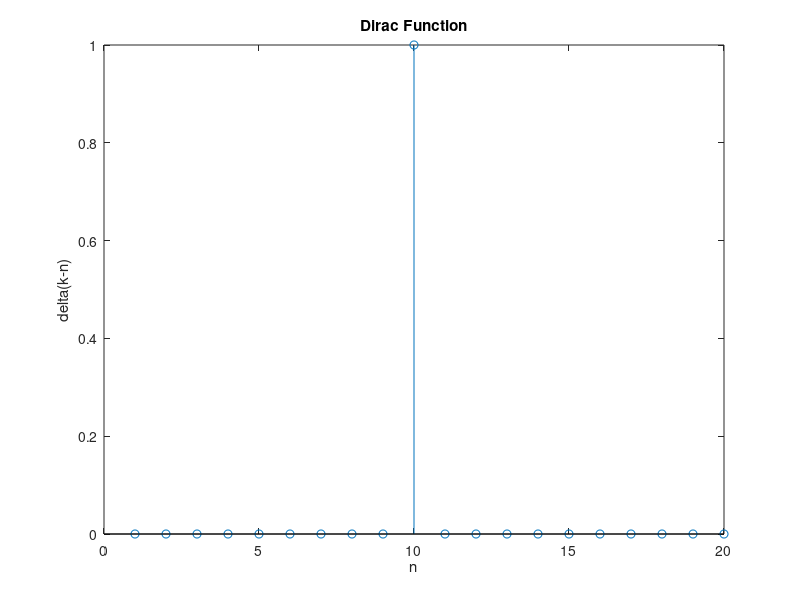
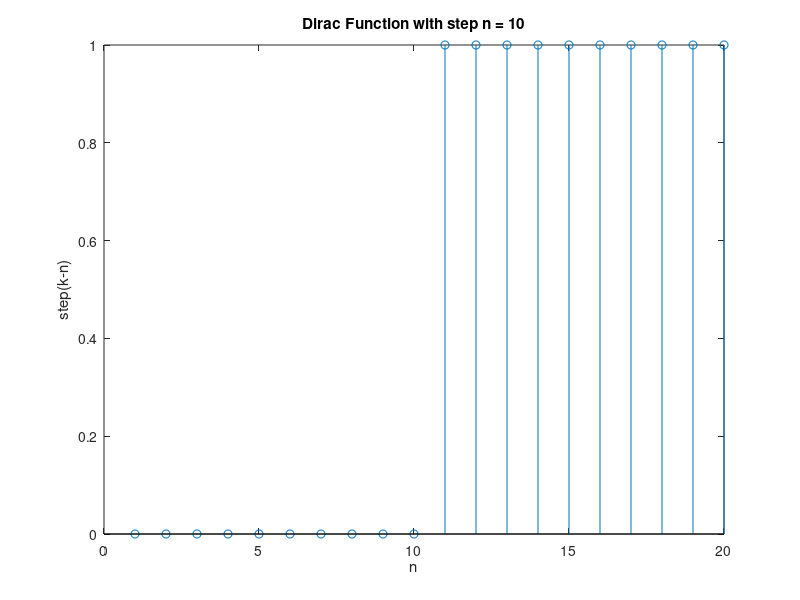
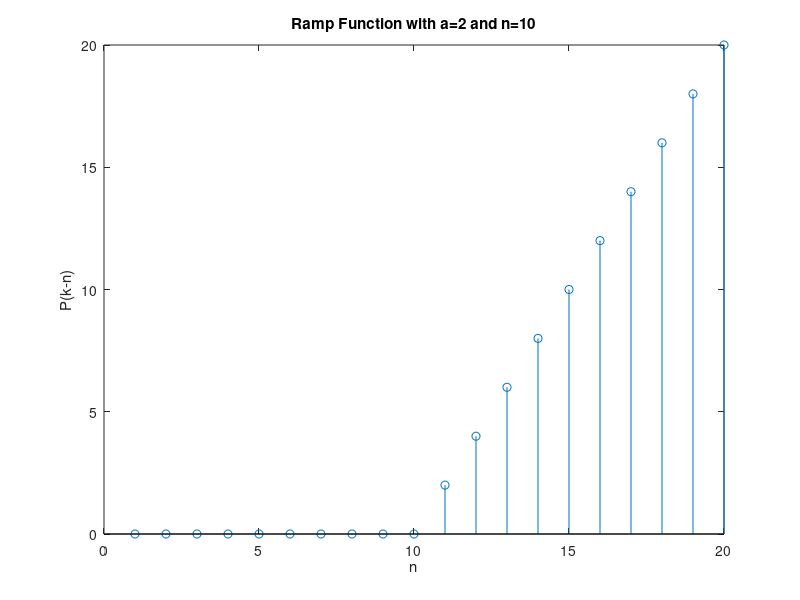
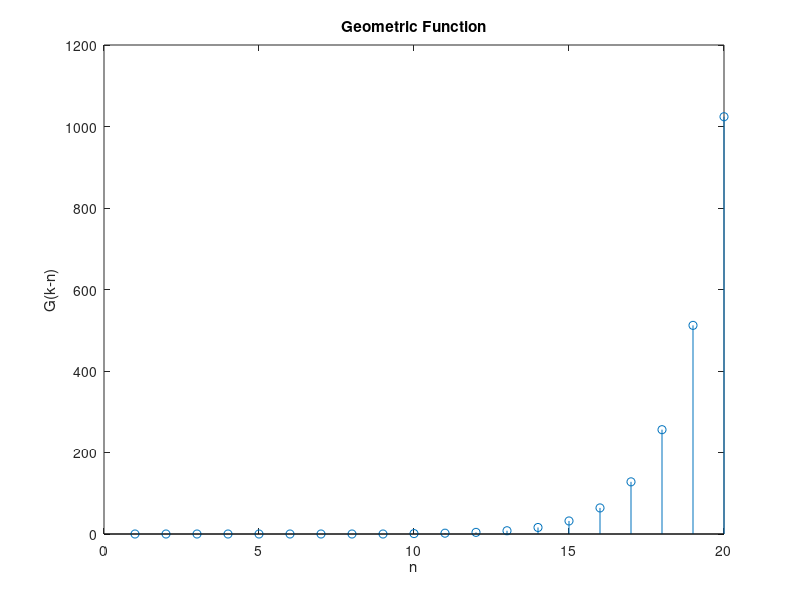

Recreate these plots in MATLAB, in order.

function Lab1()  %Displaying all the functions
   N=20;
   n=0;
   a=1;
%%%% Question : 1.1 
    %Using n=0 here in this function to check if the warning appears or not
    y1 = Dirac(0,20);  %Dirac Function 
    figure(1); stem(y1);
    title('Dirac Function')  %Plotting Dirac Function 
    xlabel('n')
    ylabel('delta(k-n)')
    
    y11 = Dirac(10,20);  %Dirac Function 
    figure(1); stem(y11);
    title('Dirac Function')  %Plotting Dirac Function 
    xlabel('n')
    ylabel('delta(k-n)')

%%%% Question : 1.2   
    y2 = step(10,20);  %Dirac Function with Step
    figure(2); stem(y2);
    title('Dirac Function with step n = 10')   %Plotting Dirac Function with Step
    xlabel('n')
    ylabel('step(k-n)')
    
%%%% Question : 1.3
    y3 = ramp(2,10,20);  %Ramp Function 
    figure(3); stem(y3);
    title('Ramp Function with a=2 and n=10')   %Plotting Ramp Function 
    xlabel('n')
    ylabel('P(k-n)')
    
%%%% Question : 1.4
    y4 = geo(2,10,20);  % Geometric Function
    figure(4); stem(y4);
    title('Geometric Function')   %Plotting Geometric Function
    xlabel('n')
    ylabel('G(k-n)')
    
%%%% Question : 1.5
    y5 = box(3,10,20);  % BOX Function
    figure(5); stem(y5);
    title('BOX Function')   %Plotting BOX Function 
    xlabel('n')
    ylabel('B(k-n)')
    
%%%% Question : 1.6
    y6_a = sinfunc(1,10,100);  % Sin Function
    figure(6); stem(y6_a);
    title('Sin Function with period 1 of frequency 10hz and sampling Frequncy 100')   %Plotting Sin Function 
    xlabel('n')
    ylabel('sin(2*pi*f*t)')
    
    y6_b = sinfunc(2,10,1000);  % Sin Function
    figure(7); stem(y6_b);
    title('Sin Function with period 2 of frequency 10hz and sampling Frequncy 1000')   %Plotting Sin Function
    xlabel('n')
    ylabel('sin(2*pi*f*t)')
    
    y6_c = sinfunc(2,10,30);  % Sin Function
    figure(8); stem(y6_c);
    title('Sin Function with period 2 of frequency 10hz and sampling Frequncy 30')   %Plotting Sin Function
    xlabel('n')
    ylabel('sin(2*pi*f*t)')
    
    
    
%%%%%%%%************ Exercice : 2  Random signals *****************%%%%%%%%


%%% Question 2.1 : Generate an observation xn 1000 of the normal/gaussian random process N.
%%%%%%----For xn=1000---%%%%%%
 rand1 = randn(1,1000);  %%Using randn matlab function for generating arrays of random numbers whose elements are normally distributed with mean 0, variance , and standard deviation
 standard_deviation = 1; 
 mean = 0;
 figure(9);  histfit(rand1,100) %%Plotting Histogram of random signal
 title('Histogram with xn=1000 normal/gaussian random process')
 xlabel('Array of Random numbers')
 ylabel('Intensity at each index)')
 
 Theoritical_dist = normpdf(rand1,mean,standard_deviation);
 figure(10);  stem(rand1,Theoritical_dist);%% Plotting Theoritical distribution of the signal
 title('Theoretical distribution with xn=1000 normal/gaussian random process')
 xlabel('Array of Random numbers')
 ylabel('Intensity at each index)')
 
%%%%%%----For xn=10000---%%%%%%
 rand2 = randn(1,10000);  %%Using randn matlab function for generating arrays of random numbers whose elements are normally distributed with mean 0, variance , and standard deviation
 figure(11);  histfit(rand2,100)
 title('Histogram with xn=10000 normal/gaussian random process')
 xlabel('Array of Random numbers')
 ylabel('Intensity at each index)')
 
 Theoritical_dist = normpdf(rand2,mean,standard_deviation);
 figure(12); stem(rand2,Theoritical_dist);
 title('Theoretical distribution with xn=10000 normal/gaussian random process')
 xlabel('Array of Random numbers')
 ylabel('Intensity at each index)')
 
 %%Comments on above question
 % As Gaussian noise is statistical noise having a probability density 
 % function (PDF) equal to that of the normal distribution,So after
 % inceasing the number of samples to 10000 we can see a clear change in
 % the fgures the we have now more samples in the same region with more
 % implicitly means more information with less noise. 
 

 
 
 %%% Question 2.2 : Generate an observation xu 1000 of the uniform law of the random process U and an observation xu.
 %%%%%%----For xu=1000---%%%%%%
 rand3=rand(1,1000);
 figure(13); hist(rand3,100) %%Plotting Histogram of random signal
 title('Histogram with xu=1000 uniform law of the random process U')
 xlabel('Array of Random numbers')
 ylabel('Intensity at each index)')
 
 Theoritical_dist = unifpdf(rand3,mean,standard_deviation);
 figure(14); stem(rand3,Theoritical_dist);
 title('Theoretical distribution with xu=1000 uniform law of the random process U')
 xlabel('Array of Random numbers')
 ylabel('Intensity at each index)')
 
 %%%%%%----For xu=10000---%%%%%%
 rand4=rand(1,10000);
 figure(15);  hist(rand4,100) %%Plotting Histogram of random signal
 title('Histogram with xu=10000 uniform law of the random process U')
 xlabel('Array of Random numbers')
 ylabel('Intensity at each index)')
 
 Theoritical_dist = unifpdf(rand4,mean,standard_deviation);
 figure(16); stem(rand4,Theoritical_dist);
 title('Theoretical distribution with xu=10000 uniform law of the random process U')
 xlabel('Array of Random numbers')
 ylabel('Intensity at each index)')
 
 %%Comments on above question
 %There is only change in there intensities with uniform distribution
 
 

 
%%% Question 2.3 :Compute the autocorrelation of the two observations and plot them. 
 [r1,lags1] = xcorr(rand1); %Cross-correlation
 figure(17);
 plot(lags1,r1)
 title('Autocorrelation xn=1000 normal/gaussian random process')
 xlabel('Array of Random numbers')
 ylabel('Intensity at each index)')
 
 %%Comments on above question
  %We can see in the figure 17 that it has a peak in the middle which tells
  %that it is a stochastic process with more variation on the sides.

 [r2,lags2] = xcorr(rand2);
 figure(18);
 plot(lags2,r2)
 title('Autocorrelation xn=10000 normal/gaussian random process')
 xlabel('Array of Random numbers')
 ylabel('Intensity at each index)')
 
  %%Comments on above question
  %by increasing number of sample to 10000 We can see the same result with
  %less variation in the sides.
 
 [r3,lags3] = xcorr(rand3);
 figure(19);
 plot(lags3,r3)
 title('Autocorrelation xu=1000 uniform law of the random process U')
 xlabel('Array of Random numbers')
 ylabel('Intensity at each index)')
  %We can see in the figure 19 that it has huge variation in the middle not 
  %a sigle peak as it was in case of random signal above which tells it is 
  %a not stochastic process/white noise with more variation on the sides.
 
 [r4,lags4] = xcorr(rand4);
 figure(20);
 plot(lags4,r4)
 title('Autocorrelation xu=10000 uniform law of the random process U')
 xlabel('Array of Random numbers')
 ylabel('Intensity at each index)')
  %by increasing number of sample to 10000 We can see the same result with
  %less variation in the sides.
 
  
  
 
 %%% Question 2.4 :Generate three binary random signals s1; s2; s3 
  s1 = round(rand(1,50));  % Generating binary random signal 1
  s2 = round(rand(1,50));  % Generating binary random signal 2
  s3 = round(rand(1,50));  % Generating binary random signal 3
  s=[zeros(1,15) s1 zeros(1,15) s2 zeros(1,15) s3 zeros(1,15)]; % Generating Whole signal with shift of 15
 
 figure(21);
 plot(s); %Plotting whole signal
 title('Whole Signal with shift of 15')
 xlabel('Array of Random numbers')
 ylabel('Intensity at each index)')
 
 figure(22);
 [r1,lags1] = xcorr(s,s1); %cross correlation of whole signal and s1
 plot(lags1,r1) %Plotting cross correlation of s1
 title('Cross-correlation of binary random signal s1 with the Whole Signal')
 xlabel('Binary random signal 1')
 ylabel('Intensity at each index)')
 
 figure(23);
 [r1,lags1] = xcorr(s,s2); %cross correlation of whole signal and s2
 plot(lags1,r1) %Plotting cross correlation of s2
 title('Cross-correlation of  binary random signal s2 with the Whole Signal')
 xlabel('Binary random signal 2')
 ylabel('Intensity at each index)')
 
 
 figure(24);
 [r1,lags1] = xcorr(s,s3); %cross correlation of whole signal and s3
 plot(lags1,r1) %Plotting cross correlation of s3
 title('Cross-correlation of  binary random signal s3 with the Whole Signal')
 xlabel('Binary random signal 3')
 ylabel('Intensity at each index)')
 
 %%Comments
 %We can clearly see the peaks for each binary random signal when we do
 %cross-correlation of that signal which provides us a method to find
 %signal patterns.
 
end
%%-----------------------------------------------------------------------%%








%%%%%%%%%%%%%%%%%%%%%%%%%%%%%%%%%%%%%%%%%%%%%%%%%%%%%%%%%%%%%%%%%%%%%%%%%%
%%--------Defination of all the functions called above----------%%%%%%%%%%

%%%********Exercice : 1 Deterministic signals*********************%%%%%%%%
%Question 1.1 : Dirac Function 
function y1 =  Dirac(n,N) %Function Defination 

    if ((n<1)||(n>N))
            disp('Error : n should be inferior then N-1');  %Display error if n > N-1
            y1= 0;
    else
            s = zeros(1,N);  
            s(n) = 1 ;
            y1 = s;
           
    end
  
end
%%%%%%%%%----------------------------------------------------%%%%%%%%%%%%%%


%Question 1.2 : Dirac Function with step 10
function y2 =  step(n,N)  %Function Defination 

    if ((n<1)||(n>N))
            disp('Error : n should be inferior then N-1');  %Display error if n > N-1
            y2= 0;
    else
            s = zeros(N,1);  
            for i = n+1:N
                s(i) = 1 ;
            end 
            y2 = s;
           
    end
  
end 
%%%%%%%%%----------------------------------------------------%%%%%%%%%%%%%%
    


%Question 1.3 : Ramp Function
function y3 =  ramp(a,n,N) %Function Defination 

    if ((n<1)||(n>N))
            disp('Error : n should be inferior then N-1');  %Display error in n > N-1
            y3= 0;
    else
            
            s = zeros(1,N);   
            for j = n:N
                s(j) = a*(j-n);
            end
            y3 = s;
                  
    end
  
end
%%%%%%%%%----------------------------------------------------%%%%%%%%%%%%%%



%Question 1.4 :  Geometric function
function y4 =  geo(a,n,N) %Function Defination 

    if ((n<1)||(n>N))
            disp('Error : n should be inferior then N-1'); %Display error in n > N-1
            y4= 0;
    else
            
            s = zeros(1,N);  
            for j = n:N
                s(j) = a^(j-n);
            end
            y4 = s;
                  
    end
  
end
%%%%%%%%%----------------------------------------------------%%%%%%%%%%%%%%


%Question 1.5 :  BOX function
function y5 =  box(a,n,N) %Function Defination 

    if ((n<1)||(n>N))
            disp('Error : n should be inferior then N-1'); %Display error in n > N-1
            y5= 0;
    else
            
            s = zeros(1,N);  
            for j = (n-a):(n+a)
                s(j) = 1 ;
            end
            y5 = s;
                  
    end
  
end
%%%%%%%%%----------------------------------------------------%%%%%%%%%%%%%%




%Question 1.6 :  Sin function
function y6 =  sinfunc(n,f,Ts) %Function Defination 
  

         t = [0:1/Ts:n/f];
         y6 = sin(2*pi*f*t);
     
           
end
%%%%%%%%%----------------------------------------------------%%%%%%%%%%%%%%




















